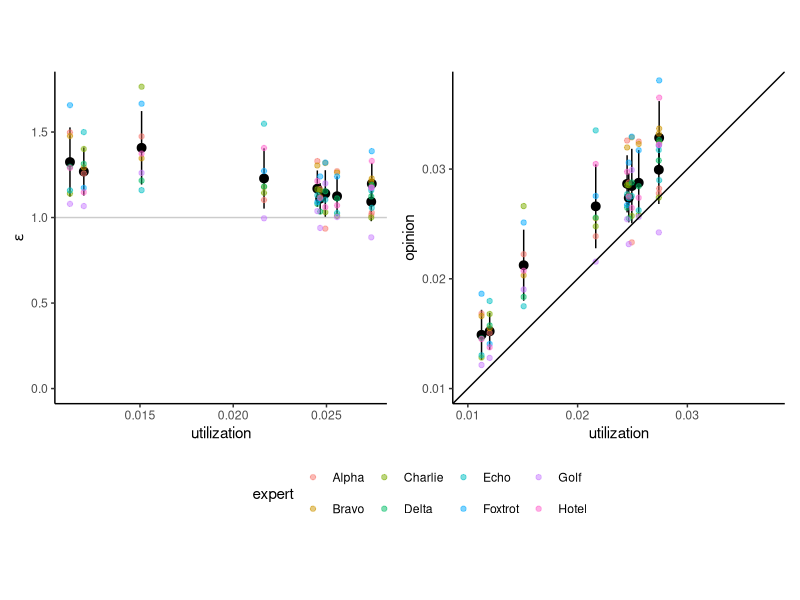

The R script that drew this image:
## ---- chunk 1
#| label: setup
#| warning: false
#| message: false

library(tidyverse)
library(patchwork)
theme_set(theme_classic())
set.seed(1737)

## ---- chunk 2
#| label: data

known_species <- c("PFSH", "COMU", "ASSP", "SOSH", "LAAL", "BFAL", "WEGU", "SCMU", "PIGU", "CATE")
unknown_species <- c("STAL", "RFBO", "HAPT", "RBTR", "BRBO")
seabird_df <- tibble(
  species = known_species,
  utilization = runif(length(known_species), 0.01, 0.03)
)
experts <- c("Alpha", "Bravo", "Charlie", "Delta", "Echo", "Foxtrot", "Golf", "Hotel")

arrange(seabird_df, desc(utilization))
## ---- chunk 3
#| label: opinions

# Parameters
alpha_mu <- 0.2
beta_mu <- -0.1
alpha_sig <- -2.25
beta_sig <- -0.1
sigma_Z <- 0.1
Z <- rnorm(length(experts), 0, sigma_Z)
names(Z) <- experts

# Simulations
standardize <- function(x) (x - mean(x)) / sd(x)
opinions <- tibble(expert = experts) %>% 
  cross_join(seabird_df) %>% 
  mutate(utilization_std = standardize(utilization),
         mu = alpha_mu + beta_mu * utilization_std + Z[expert],
         sigma_ep = exp(alpha_sig + beta_sig * utilization_std),
         log_epsilon = rnorm(nrow(.), mu, sigma_ep),
         epsilon = exp(log_epsilon),
         opinion = utilization * epsilon)

epsilon_plot <- ggplot(opinions, aes(utilization, epsilon)) +
  geom_hline(yintercept = 1, color = "grey80") +
  geom_pointrange(
    aes(ymin = epsilon_lwr, ymax = epsilon_upr),
    opinions %>% 
      group_by(species, utilization) %>% 
      summarize(epsilon_lwr = mean(epsilon) - sd(epsilon),
                epsilon_upr = mean(epsilon) + sd(epsilon),
                epsilon = mean(epsilon),
                .groups = "drop")
  ) +
  geom_point(aes(color = expert), alpha = 0.5) +
  ylab(expression(epsilon)) +
  expand_limits(y = 0)
opinion_plot <- ggplot(opinions, aes(utilization, opinion)) +
  geom_pointrange(
    aes(ymin = opinion_lwr, ymax = opinion_upr),
    opinions %>% 
      group_by(species, utilization) %>% 
      summarize(opinion_lwr = mean(opinion) - sd(opinion),
                opinion_upr = mean(opinion) + sd(opinion),
                opinion = mean(opinion),
                .groups = "drop")
  ) +
  geom_point(aes(color = expert), alpha = 0.5) +
  geom_abline(slope = 1, intercept = 0) +
  coord_fixed(xlim = c(0.01, 0.0375),
              ylim = c(0.01, 0.0375))
(epsilon_plot | opinion_plot) +
  plot_layout(guides = "collect") &
  theme(legend.position = "bottom")

